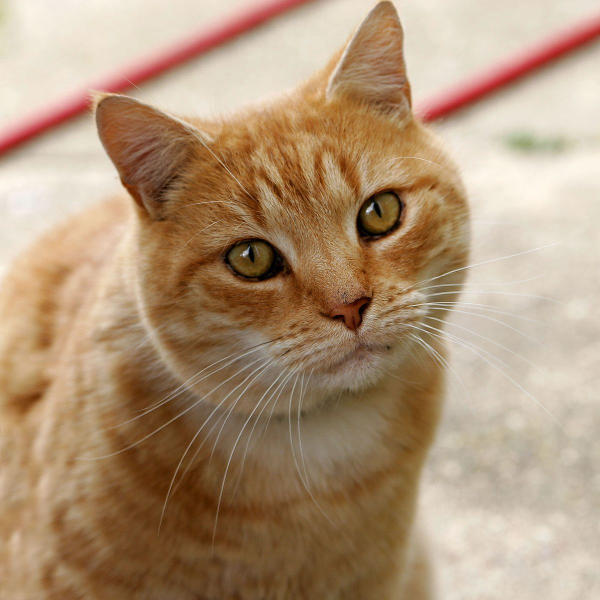
#> input picture cat.jpg, 1200 x 1199 px, given in place of vtest.avi, which was not available (shown at 1/2 size)
$ python main.py
#> lines starting #> are read from the running program, lines starting #| are printed output that depends on the picture; after the words box and inside, x2 and y2 are one past the last pixel; in counts of white or black regions, pixels touching at a corner belong together; pictures that were not available may be replaced by others from this repository, and a replacement may not be noted
#> in main, frame is the input picture: shape (1199, 1200, 3); mean B, G, R 120.7, 148.8, 175.9
from collections import deque
import cv2
import time
import numpy as np

def open_source():
    """
    OpenCV'nin örnek videosunu (vtest.avi) açmayı dene.
    """
    try:
        sample_path = cv2.samples.findFile(r"C:\Users\PC1\Desktop\Projects\Personal\Python\cv\video\vtest.avi")
        capture = cv2.VideoCapture(sample_path)
        if capture.isOpened():
            print("[INFO] Kaynak: OpenCV samples/vtest.avi")
            return capture
    except Exception as e:
        print(f"[ERROR] Video açılamadı: {e}")
        return None
# Aspect => Oran
def resize_keep_aspect(frame, max_w=960):
    """
    Performans ve ekranda rahat izleme için genişliği max 960px'e ölçekleyelim.
    """
#> called with max_w = 960
    h,w = frame.shape[:2]
#> h = 1199; w = 1200

    if w <= max_w:
        return frame

    scale = max_w / float(w)
#> scale = 0.8
    new_size = (int(w*scale), int(h*scale))
#> new_size = (960, 959)
    return cv2.resize(frame, new_size)
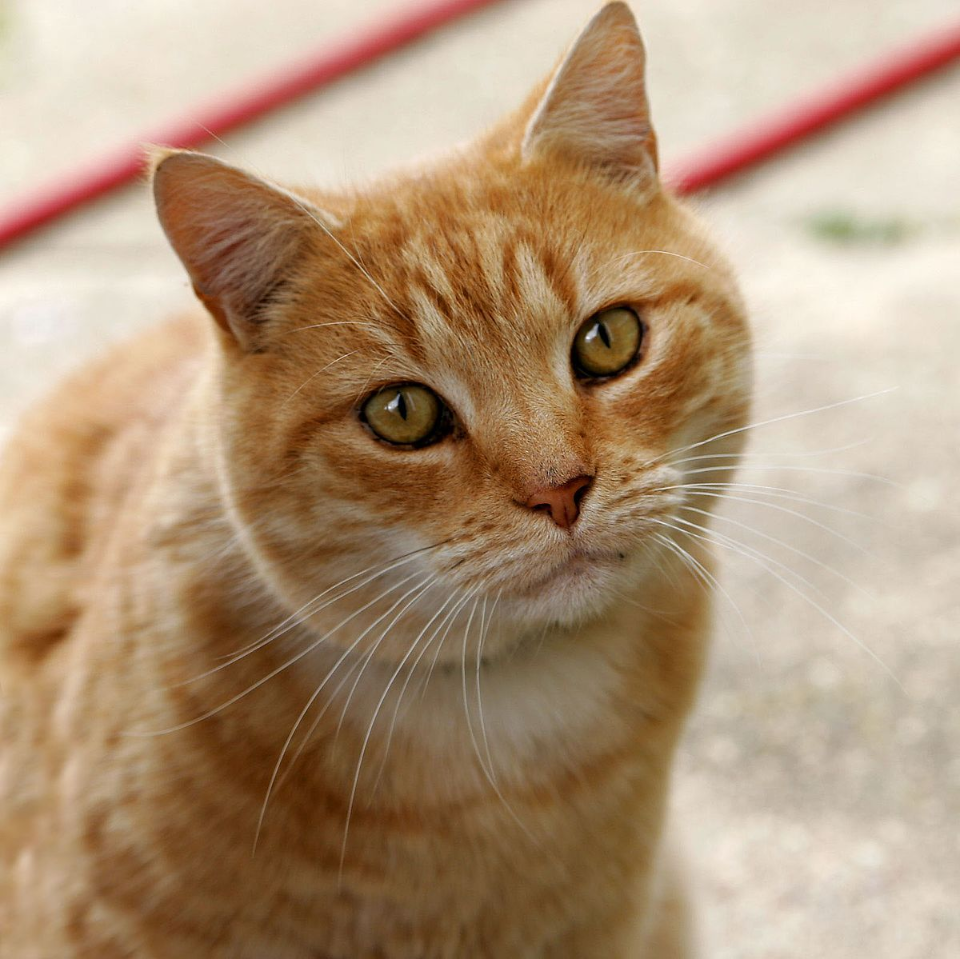
#> returned value: shape (959, 960, 3); mean of channels 0, 1, 2 120.6, 148.7, 175.8; drawn as B, G, R

MODE_RAW = 1
MODE_GRAY = 2
MODE_MOTION = 3
MODE_BACKGROUND = 4

bg = cv2.createBackgroundSubtractorMOG2(
    history=300, #model geçmişi => daha yüksek = daha yumuşak arkaplan kaldırma
    varThreshold=25, # piksel sınıflandırma eşiği
    detectShadows=True # gölge algılama
)


def main():
    capture = open_source()
    title = "VIDEO ISLEME GIRIS"
    cv2.namedWindow(title, cv2.WINDOW_NORMAL)
    cv2.resizeWindow(title, 1000, 500)

    fps = capture.get(cv2.CAP_PROP_FPS)
    print("[INFO] FPS: ", fps)
    delay = int(1000/fps) # 100ms

    # FPS ölçümü için değerler.
    fps_hist = deque(maxlen=20)
    t_prev = time.time()

    prev_gray = None
    while True:
        ok, frame = capture.read()
        #capture.grab() # bir kare atla.
        if not ok:
            print("[INFO] Kaynak bitti veya kamera akışı kesildi.")
            break
        frame = resize_keep_aspect(frame)

        now = time.time()
        fps_hist.append(1.0 / (now - t_prev) if now > t_prev else 0.0)
        t_prev = now
        fps = sum(fps_hist) / len(fps_hist) if fps_hist else 0.0

        display = frame.copy()

        mode = MODE_BACKGROUND

        if mode == MODE_GRAY:
            display = cv2.cvtColor(display, cv2.COLOR_BGR2GRAY)
        elif mode == MODE_MOTION:
            #Basit hareket algılama algoritması:
            gray = cv2.cvtColor(display, cv2.COLOR_BGR2GRAY)
            if prev_gray is not None:
                diff = cv2.absdiff(gray, prev_gray)
                diff = cv2.GaussianBlur(diff, (5, 5), 0)
                _, th = cv2.threshold(diff, 25, 255, cv2.THRESH_BINARY)
                th = cv2.morphologyEx(th, cv2.MORPH_OPEN, np.ones((3, 3), np.uint8), iterations=1)
                contours, _ = cv2.findContours(th, cv2.RETR_EXTERNAL, cv2.CHAIN_APPROX_SIMPLE)
                for c in contours:
                    if cv2.contourArea(c) < 400:
                        continue
                    x, y, w, h = cv2.boundingRect(c)
                    cv2.rectangle(display, (x, y), (x + w, y + h), (0, 140, 255), 2)
            # Bir sonraki frame için mevcut gray'i sakla
            prev_gray = gray.copy()
        elif mode == MODE_BACKGROUND:
            mask = bg.apply(display)
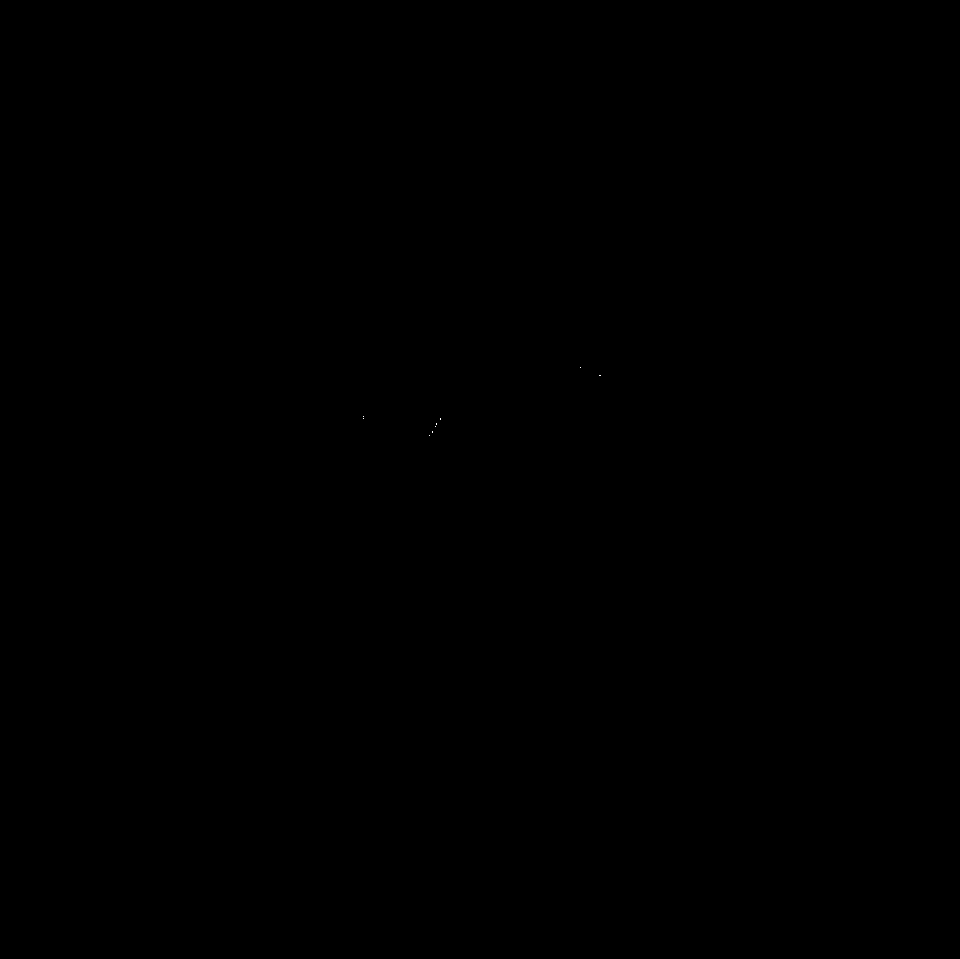
#> mask: shape (959, 960); values 127 (black) and 255 (white), 0% white in thin lines or dots, all inside (x1, y1, x2, y2) = (363, 367, 601, 436)
            mask_vis = cv2.cvtColor(mask, cv2.COLOR_GRAY2BGR)
            display = np.hstack([display, mask_vis])
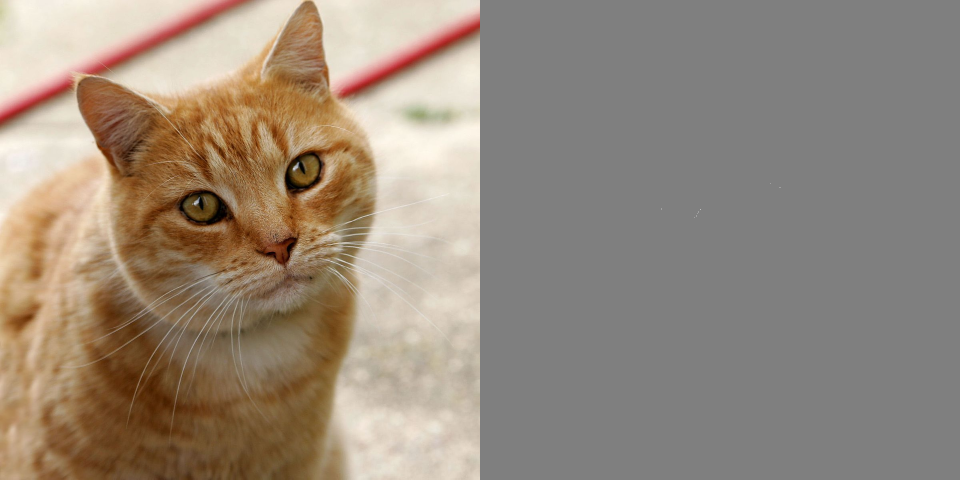
#> display: shape (959, 1920, 3) (shown at 1/2 size); mean B, G, R 123.8, 137.9, 151.4

        cv2.putText(display, f"FPS: {fps:.1f}", (10, 28), cv2.FONT_HERSHEY_SIMPLEX, 0.8, (20, 220, 20), 2, cv2.LINE_AA)
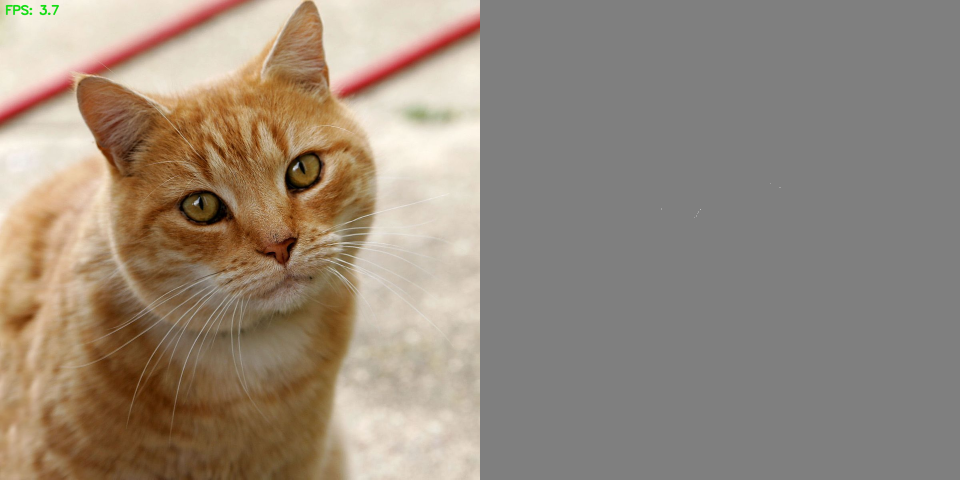
#> display: shape (959, 1920, 3) (shown at 1/2 size); 0.06% of pixels changed, all inside (x1, y1, x2, y2) = (11, 9, 119, 31)

        cv2.imshow(title, display)

        key = cv2.waitKey(delay) & 0xFF # 1ms arayla kullanıcı tuşa basmıyosa 1ms aralıkta bekle ve devam et.
#> (key q is pressed here)

        if key == ord("q") or key == 27:
            print("[INFO] Çıkış yapılıyor...")
            break

    capture.release()
    cv2.destroyAllWindows()
if __name__ == "__main__":
    main()
